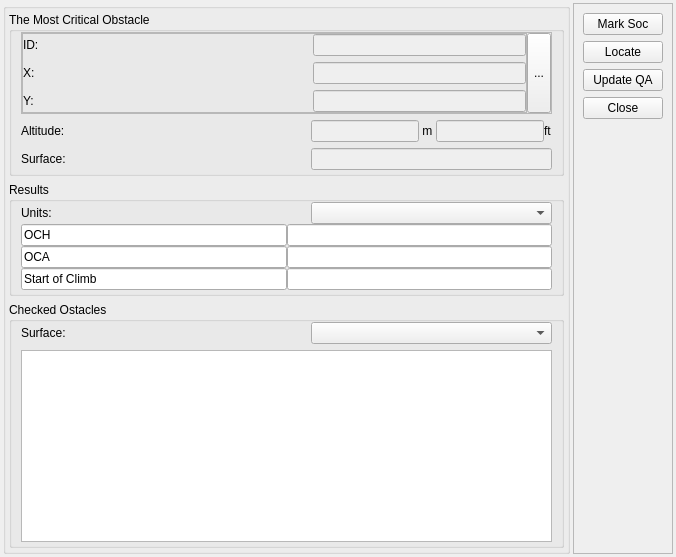
     <widget class="QWidget" name="tab_Results">
      <attribute name="title">
       <string>Results/Checked Obstacles</string>
      </attribute>
      <layout class="QHBoxLayout" name="horizontalLayout_3">
       <property name="spacing">
        <number>3</number>
       </property>
       <property name="margin">
        <number>3</number>
       </property>
       <item>
        <widget class="QGroupBox" name="groupBox">
         <property name="title">
          <string/>
         </property>
         <layout class="QVBoxLayout" name="verticalLayout_6">
          <property name="margin">
           <number>3</number>
          </property>
          <item>
           <widget class="QGroupBox" name="groupBox_32">
            <property name="title">
             <string>The Most Critical Obstacle</string>
            </property>
            <layout class="QVBoxLayout" name="verticalLayout_16">
             <property name="topMargin">
              <number>0</number>
             </property>
             <property name="bottomMargin">
              <number>3</number>
             </property>
             <item>
              <widget class="QFrame" name="frame_2">
               <property name="frameShape">
                <enum>QFrame::StyledPanel</enum>
               </property>
               <property name="frameShadow">
                <enum>QFrame::Raised</enum>
               </property>
               <layout class="QHBoxLayout" name="horizontalLayout_4">
                <property name="spacing">
                 <number>0</number>
                </property>
                <property name="margin">
                 <number>0</number>
                </property>
                <item>
                 <widget class="QFrame" name="frame_3">
                  <property name="frameShape">
                   <enum>QFrame::StyledPanel</enum>
                  </property>
                  <property name="frameShadow">
                   <enum>QFrame::Raised</enum>
                  </property>
                  <layout class="QVBoxLayout" name="verticalLayout_19">
                   <property name="margin">
                    <number>0</number>
                   </property>
                   <item>
                    <widget class="QFrame" name="frame_107">
                     <property name="frameShape">
                      <enum>QFrame::NoFrame</enum>
                     </property>
                     <property name="frameShadow">
                      <enum>QFrame::Raised</enum>
                     </property>
                     <layout class="QHBoxLayout" name="horizontalLayout_94">
                      <property name="spacing">
                       <number>0</number>
                      </property>
                      <property name="margin">
                       <number>0</number>
                      </property>
                      <item>
                       <widget class="QLabel" name="label_115">
                        <property name="minimumSize">
                         <size>
                          <width>290</width>
                          <height>0</height>
                         </size>
                        </property>
                        <property name="font">
                         <font>
                          <weight>50</weight>
                          <bold>false</bold>
                         </font>
                        </property>
                        <property name="text">
                         <string>ID:</string>
                        </property>
                       </widget>
                      </item>
                      <item>
                       <widget class="QLineEdit" name="txtID">
                        <property name="enabled">
                         <bool>false</bool>
                        </property>
                        <property name="font">
                         <font>
                          <family>Arial</family>
                          <weight>50</weight>
                          <bold>false</bold>
                         </font>
                        </property>
                        <property name="text">
                         <string/>
                        </property>
                       </widget>
                      </item>
                     </layout>
                    </widget>
                   </item>
                   <item>
                    <widget class="QFrame" name="frame_109">
                     <property name="frameShape">
                      <enum>QFrame::NoFrame</enum>
                     </property>
                     <property name="frameShadow">
                      <enum>QFrame::Raised</enum>
                     </property>
                     <layout class="QHBoxLayout" name="horizontalLayout_96">
                      <property name="spacing">
                       <number>0</number>
                      </property>
                      <property name="margin">
                       <number>0</number>
                      </property>
                      <item>
                       <widget class="QLabel" name="label_119">
                        <property name="minimumSize">
                         <size>
                          <width>290</width>
                          <height>0</height>
                         </size>
                        </property>
                        <property name="font">
                         <font>
                          <weight>50</weight>
                          <bold>false</bold>
                         </font>
                        </property>
                        <property name="text">
                         <string>X:</string>
                        </property>
                       </widget>
                      </item>
                      <item>
                       <widget class="QLineEdit" name="txtX">
                        <property name="enabled">
                         <bool>false</bool>
                        </property>
                        <property name="font">
                         <font>
                          <family>Arial</family>
                          <weight>50</weight>
                          <bold>false</bold>
                         </font>
                        </property>
                       </widget>
                      </item>
                     </layout>
                    </widget>
                   </item>
                   <item>
                    <widget class="QFrame" name="frame_110">
                     <property name="frameShape">
                      <enum>QFrame::NoFrame</enum>
                     </property>
                     <property name="frameShadow">
                      <enum>QFrame::Raised</enum>
                     </property>
                     <layout class="QHBoxLayout" name="horizontalLayout_97">
                      <property name="spacing">
                       <number>0</number>
                      </property>
                      <property name="margin">
                       <number>0</number>
                      </property>
                      <item>
                       <widget class="QLabel" name="label_120">
                        <property name="minimumSize">
                         <size>
                          <width>290</width>
                          <height>0</height>
                         </size>
                        </property>
                        <property name="font">
                         <font>
                          <weight>50</weight>
                          <bold>false</bold>
                         </font>
                        </property>
                        <property name="text">
                         <string>Y:</string>
                        </property>
                       </widget>
                      </item>
                      <item>
                       <widget class="QLineEdit" name="txtY">
                        <property name="enabled">
                         <bool>false</bool>
                        </property>
                        <property name="font">
                         <font>
                          <family>Arial</family>
                          <weight>50</weight>
                          <bold>false</bold>
                         </font>
                        </property>
                       </widget>
                      </item>
                     </layout>
                    </widget>
                   </item>
                  </layout>
                 </widget>
                </item>
                <item>
                 <widget class="QToolButton" name="toolButton">
                  <property name="maximumSize">
                   <size>
                    <width>25</width>
                    <height>250</height>
                   </size>
                  </property>
                  <property name="text">
                   <string>...</string>
                  </property>
                  <property name="icon">
                   <iconset>
                    <normaloff>:/gnss_item/mActionZoomFullExtent.png</normaloff>:/gnss_item/mActionZoomFullExtent.png</iconset>
                  </property>
                 </widget>
                </item>
               </layout>
              </widget>
             </item>
             <item>
              <widget class="QFrame" name="frame_108">
               <property name="frameShape">
                <enum>QFrame::NoFrame</enum>
               </property>
               <property name="frameShadow">
                <enum>QFrame::Raised</enum>
               </property>
               <layout class="QHBoxLayout" name="horizontalLayout_95">
                <property name="spacing">
                 <number>0</number>
                </property>
                <property name="margin">
                 <number>0</number>
                </property>
                <item>
                 <widget class="QLabel" name="label_116">
                  <property name="minimumSize">
                   <size>
                    <width>290</width>
                    <height>0</height>
                   </size>
                  </property>
                  <property name="font">
                   <font>
                    <weight>50</weight>
                    <bold>false</bold>
                   </font>
                  </property>
                  <property name="text">
                   <string>Altitude:</string>
                  </property>
                 </widget>
                </item>
                <item>
                 <widget class="QLineEdit" name="txtAltitude">
                  <property name="enabled">
                   <bool>false</bool>
                  </property>
                  <property name="font">
                   <font>
                    <family>Arial</family>
                    <weight>50</weight>
                    <bold>false</bold>
                   </font>
                  </property>
                 </widget>
                </item>
                <item>
                 <widget class="QLabel" name="label_117">
                  <property name="font">
                   <font>
                    <weight>50</weight>
                    <bold>false</bold>
                   </font>
                  </property>
                  <property name="text">
                   <string> m </string>
                  </property>
                 </widget>
                </item>
                <item>
                 <widget class="QLineEdit" name="txtAltitudeM">
                  <property name="enabled">
                   <bool>false</bool>
                  </property>
                  <property name="font">
                   <font>
                    <family>Arial</family>
                    <weight>50</weight>
                    <bold>false</bold>
                   </font>
                  </property>
                 </widget>
                </item>
                <item>
                 <widget class="QLabel" name="label_118">
                  <property name="font">
                   <font>
                    <weight>50</weight>
                    <bold>false</bold>
                   </font>
                  </property>
                  <property name="text">
                   <string>ft</string>
                  </property>
                 </widget>
                </item>
               </layout>
              </widget>
             </item>
             <item>
              <widget class="QFrame" name="frame_111">
               <property name="frameShape">
                <enum>QFrame::NoFrame</enum>
               </property>
               <property name="frameShadow">
                <enum>QFrame::Raised</enum>
               </property>
               <layout class="QHBoxLayout" name="horizontalLayout_98">
                <property name="spacing">
                 <number>0</number>
                </property>
                <property name="margin">
                 <number>0</number>
                </property>
                <item>
                 <widget class="QLabel" name="label_121">
                  <property name="minimumSize">
                   <size>
                    <width>290</width>
                    <height>0</height>
                   </size>
                  </property>
                  <property name="font">
                   <font>
                    <weight>50</weight>
                    <bold>false</bold>
                   </font>
                  </property>
                  <property name="text">
                   <string>Surface:</string>
                  </property>
                 </widget>
                </item>
                <item>
                 <widget class="QLineEdit" name="txtSurface">
                  <property name="enabled">
                   <bool>false</bool>
                  </property>
                  <property name="font">
                   <font>
                    <family>Arial</family>
                    <weight>50</weight>
                    <bold>false</bold>
                   </font>
                  </property>
                 </widget>
                </item>
               </layout>
              </widget>
             </item>
            </layout>
           </widget>
          </item>
          <item>
           <widget class="QGroupBox" name="groupBox_33">
            <property name="title">
             <string>Results</string>
            </property>
            <layout class="QVBoxLayout" name="verticalLayout_17">
             <property name="spacing">
              <number>0</number>
             </property>
             <property name="topMargin">
              <number>0</number>
             </property>
             <property name="bottomMargin">
              <number>3</number>
             </property>
             <item>
              <widget class="QFrame" name="frame_112">
               <property name="frameShape">
                <enum>QFrame::NoFrame</enum>
               </property>
               <property name="frameShadow">
                <enum>QFrame::Raised</enum>
               </property>
               <layout class="QHBoxLayout" name="horizontalLayout_99">
                <property name="spacing">
                 <number>0</number>
                </property>
                <property name="margin">
                 <number>0</number>
                </property>
                <item>
                 <widget class="QLabel" name="label_122">
                  <property name="minimumSize">
                   <size>
                    <width>290</width>
                    <height>0</height>
                   </size>
                  </property>
                  <property name="font">
                   <font>
                    <weight>50</weight>
                    <bold>false</bold>
                   </font>
                  </property>
                  <property name="text">
                   <string>Units:</string>
                  </property>
                 </widget>
                </item>
                <item>
                 <widget class="QComboBox" name="cmbUnits">
                  <property name="sizePolicy">
                   <sizepolicy hsizetype="Expanding" vsizetype="Fixed">
                    <horstretch>0</horstretch>
                    <verstretch>0</verstretch>
                   </sizepolicy>
                  </property>
                  <property name="font">
                   <font>
                    <family>Arial</family>
                   </font>
                  </property>
                  <property name="editable">
                   <bool>false</bool>
                  </property>
                 </widget>
                </item>
               </layout>
              </widget>
             </item>
             <item>
              <widget class="QFrame" name="frame_113">
               <property name="frameShape">
                <enum>QFrame::NoFrame</enum>
               </property>
               <property name="frameShadow">
                <enum>QFrame::Raised</enum>
               </property>
               <layout class="QHBoxLayout" name="horizontalLayout_100">
                <property name="spacing">
                 <number>0</number>
                </property>
                <property name="margin">
                 <number>0</number>
                </property>
                <item>
                 <widget class="QLineEdit" name="txtOCH">
                  <property name="font">
                   <font>
                    <family>Arial</family>
                    <weight>50</weight>
                    <bold>false</bold>
                   </font>
                  </property>
                  <property name="text">
                   <string>OCH</string>
                  </property>
                 </widget>
                </item>
                <item>
                 <widget class="QLineEdit" name="txtOCHResults">
                  <property name="font">
                   <font>
                    <family>Arial</family>
                    <weight>50</weight>
                    <bold>false</bold>
                   </font>
                  </property>
                 </widget>
                </item>
               </layout>
              </widget>
             </item>
             <item>
              <widget class="QFrame" name="frame_114">
               <property name="frameShape">
                <enum>QFrame::NoFrame</enum>
               </property>
               <property name="frameShadow">
                <enum>QFrame::Raised</enum>
               </property>
               <layout class="QHBoxLayout" name="horizontalLayout_101">
                <property name="spacing">
                 <number>0</number>
                </property>
                <property name="margin">
                 <number>0</number>
                </property>
                <item>
                 <widget class="QLineEdit" name="txtOCA">
                  <property name="font">
                   <font>
                    <family>Arial</family>
                    <weight>50</weight>
                    <bold>false</bold>
                   </font>
                  </property>
                  <property name="text">
                   <string>OCA</string>
                  </property>
                 </widget>
                </item>
                <item>
                 <widget class="QLineEdit" name="txtOCAResults">
                  <property name="font">
                   <font>
                    <family>Arial</family>
                    <weight>50</weight>
                    <bold>false</bold>
                   </font>
                  </property>
                 </widget>
                </item>
               </layout>
              </widget>
             </item>
             <item>
              <widget class="QFrame" name="frame_116">
               <property name="frameShape">
                <enum>QFrame::NoFrame</enum>
               </property>
               <property name="frameShadow">
                <enum>QFrame::Raised</enum>
               </property>
               <layout class="QHBoxLayout" name="horizontalLayout_103">
                <property name="spacing">
                 <number>0</number>
                </property>
                <property name="margin">
                 <number>0</number>
                </property>
                <item>
                 <widget class="QLineEdit" name="txtOCA_2">
                  <property name="font">
                   <font>
                    <family>Arial</family>
                    <weight>50</weight>
                    <bold>false</bold>
                   </font>
                  </property>
                  <property name="text">
                   <string>Start of Climb</string>
                  </property>
                 </widget>
                </item>
                <item>
                 <widget class="QLineEdit" name="txtResultSocText">
                  <property name="font">
                   <font>
                    <family>Arial</family>
                    <weight>50</weight>
                    <bold>false</bold>
                   </font>
                  </property>
                 </widget>
                </item>
               </layout>
              </widget>
             </item>
            </layout>
           </widget>
          </item>
          <item>
           <widget class="QGroupBox" name="groupBox_34">
            <property name="title">
             <string>Checked Ostacles</string>
            </property>
            <layout class="QVBoxLayout" name="verticalLayout_18">
             <property name="topMargin">
              <number>0</number>
             </property>
             <property name="bottomMargin">
              <number>3</number>
             </property>
             <item>
              <widget class="QFrame" name="frame_115">
               <property name="frameShape">
                <enum>QFrame::NoFrame</enum>
               </property>
               <property name="frameShadow">
                <enum>QFrame::Raised</enum>
               </property>
               <layout class="QHBoxLayout" name="horizontalLayout_102">
                <property name="spacing">
                 <number>0</number>
                </property>
                <property name="margin">
                 <number>0</number>
                </property>
                <item>
                 <widget class="QLabel" name="label_123">
                  <property name="minimumSize">
                   <size>
                    <width>290</width>
                    <height>0</height>
                   </size>
                  </property>
                  <property name="font">
                   <font>
                    <weight>50</weight>
                    <bold>false</bold>
                   </font>
                  </property>
                  <property name="text">
                   <string>Surface:</string>
                  </property>
                 </widget>
                </item>
                <item>
                 <widget class="QComboBox" name="cmbSurface">
                  <property name="sizePolicy">
                   <sizepolicy hsizetype="Expanding" vsizetype="Fixed">
                    <horstretch>0</horstretch>
                    <verstretch>0</verstretch>
                   </sizepolicy>
                  </property>
                  <property name="font">
                   <font>
                    <family>Arial</family>
                    <weight>50</weight>
                    <bold>false</bold>
                   </font>
                  </property>
                 </widget>
                </item>
               </layout>
              </widget>
             </item>
             <item>
              <widget class="QTableView" name="tblObstacles">
               <property name="font">
                <font>
                 <family>Arial</family>
                </font>
               </property>
              </widget>
             </item>
            </layout>
           </widget>
          </item>
         </layout>
        </widget>
       </item>
       <item>
        <widget class="QFrame" name="frame">
         <property name="maximumSize">
          <size>
           <width>100</width>
           <height>16777215</height>
          </size>
         </property>
         <property name="frameShape">
          <enum>QFrame::StyledPanel</enum>
         </property>
         <property name="frameShadow">
          <enum>QFrame::Raised</enum>
         </property>
         <layout class="QVBoxLayout" name="verticalLayout_4">
          <item>
           <widget class="QPushButton" name="btnMarkSoc">
            <property name="font">
             <font>
              <weight>50</weight>
              <bold>false</bold>
             </font>
            </property>
            <property name="text">
             <string>Mark Soc</string>
            </property>
           </widget>
          </item>
          <item>
           <widget class="QPushButton" name="btnLocate">
            <property name="font">
             <font>
              <weight>50</weight>
              <bold>false</bold>
             </font>
            </property>
            <property name="text">
             <string>Locate</string>
            </property>
           </widget>
          </item>
          <item>
           <widget class="QPushButton" name="btnUpdateQA_2">
            <property name="font">
             <font>
              <weight>50</weight>
              <bold>false</bold>
             </font>
            </property>
            <property name="text">
             <string>Update QA</string>
            </property>
           </widget>
          </item>
          <item>
           <widget class="QPushButton" name="btnClose_2">
            <property name="font">
             <font>
              <weight>50</weight>
              <bold>false</bold>
             </font>
            </property>
            <property name="text">
             <string>Close</string>
            </property>
           </widget>
          </item>
          <item>
           <spacer name="verticalSpacer_2">
            <property name="orientation">
             <enum>Qt::Vertical</enum>
            </property>
            <property name="sizeHint" stdset="0">
             <size>
              <width>20</width>
              <height>40</height>
             </size>
            </property>
           </spacer>
          </item>
         </layout>
        </widget>
       </item>
      </layout>
     </widget>
